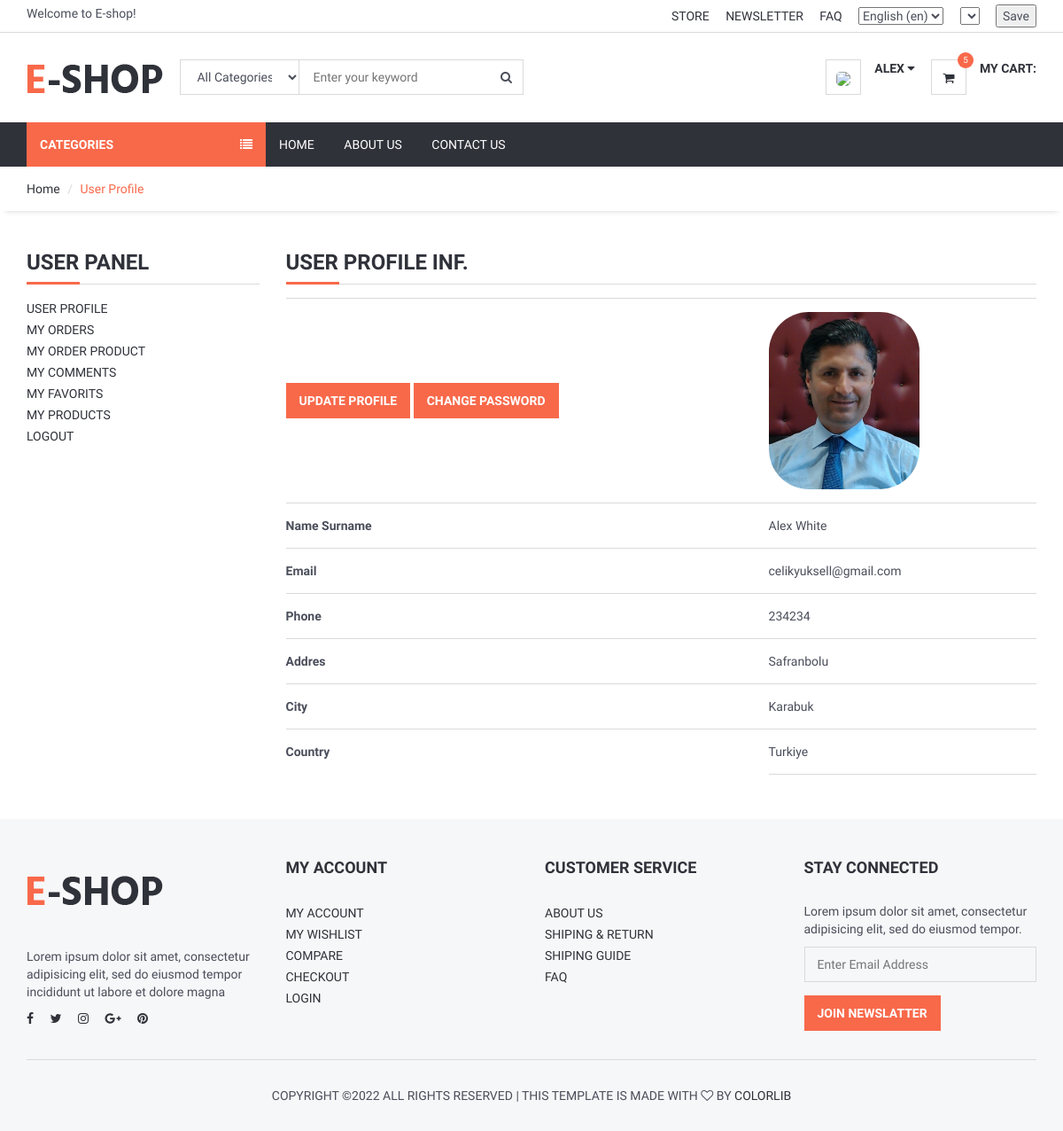
The page /user/ (signed in) on the database its author committed.
### user/models.py (models this page shows, shortened)
class UserProfile(models.Model):
    user = models.OneToOneField(User, on_delete=models.CASCADE)
    phone = models.CharField(blank=True, max_length=20)
    address = models.CharField(blank=True, max_length=150)
    city = models.CharField(blank=True, max_length=20)
    country = models.CharField(blank=True, max_length=50)
    image = models.ImageField(blank=True, upload_to='images/users/')
    language = models.ForeignKey(Language, on_delete=models.CASCADE, null=True,blank=True)
    currency = models.ForeignKey(Currency, on_delete=models.CASCADE, null=True,blank=True)
    def image_tag(self):
        return mark_safe('<img src="{}" height="50"/>'.format(self.image.url))
    image_tag.short_description = 'Image'

### user/views.py (the view)
# urls.py: path('', views.index, name='index'),
@login_required(login_url='/login') # Check login
def index(request):
    current_user = request.user  # Access User Session information
    profile = UserProfile.objects.get(user_id=current_user.id)
    context = {#'category': category,
               'profile':profile}
    return render(request,'user_profile.html',context)

### home/templatetags/myapptags.py (called while the page is built)
@register.simple_tag
def shopcartcount(userid):
    count = ShopCart.objects.filter(user_id=userid).count()
    return count

### user/templates/user_profile.html (shortened to what this page needs)
{% extends 'homebase.html' %}
{% block sidebar %} {% include 'sidebar.html' %} {% endblock %}
{% block body %}
    <div id="breadcrumb">
        <div class="container">
            <ul class="breadcrumb">
                <li><a href="/">Home</a></li>
                <li class="active">User Profile</li>
            </ul>
        </div>
    </div>
    <div class="section">
        <div class="container">
            <div class="row">
                <div class="col-md-3">
                    {% include "user_panel.html" %}
                </div>
                <div class="col-md-9">
                    <div class="billing-details">
                        <div class="section-title">
                            <h3 class="title">User Profile Inf.</h3>
                        </div>
                    </div>
                     <table class="shopping-cart-table table">
                        <tr>
                            <th class="text-left">
                                <a href="/user/update" class="primary-btn">Update Profile</a>
                                <a href="/user/password" class="primary-btn">Change Password</a>
                            </th>
                            <td><img src="{{ profile.image.url }}" style="border-radius: 45px; height: 200px "></td>
                        </tr>
                        <tr>
                            <th class="text-left">Name Surname</th>
                            <td class="text-left">{{ user.first_name}} {{ user.last_name}} </td>
                        </tr>
                        <tr>
                            <th class="text-left">Email</th>
                            <td class="text-left">{{ profile.user.email}}</td>
                        </tr>
                        <tr>
                            <th class="text-left">Phone</th>
                            <td class="text-left">{{ profile.phone}}</td>
                        </tr>
                        <tr>
                            <th class="text-left">Addres</th>
                            <td class="text-left">{{ profile.address}}</td>
                        </tr>
                        <tr>
                            <th class="text-left">City</th>
                            <td class="text-left">{{ profile.city}}</td>
                        </tr>
                        <tr>
                            <th class="text-left">Country</th>
                            <td class="text-left">{{ profile.country}}</td>
                        </tr>
                    </table>
                </div>
            </div>
        </div>
    </div>
{% endblock %}

### home/templates/header.html (shortened to what this page needs)
{% load static %}
{% load i18n %}
{% load currency %}
<header>
    <div id="top-header">
        <div class="container">
            <div class="pull-left">
                <span>{% trans "Welcome to E-shop!" %}</span>
            </div>
            <div class="pull-right">
                <ul class="header-top-links">
                    <li><a href="#">{% trans "Store" %}</a></li>
                    <li><a href="#">{% trans "Newsletter" %}</a></li>
                    <li><a href="{% url 'faq' %}">{% trans "FAQ" %}</a></li>
                    <li class="dropdown default-dropdown">
                        <form action="{% url 'selectlanguage' %}" method="post">{% csrf_token %}
                            <select name="language" onchange="submit()" >
                                {% get_current_language as LANGUAGE_CODE %}
                                {% get_available_languages as LANGUAGES %}
                                {% get_language_info_list for LANGUAGES as languages %}
                                {% for language in languages %}
                                    <option value="{{ language.code }}"{% if language.code == LANGUAGE_CODE %} selected{% endif %}>
                                        {{ language.name_local }} ({{ language.code }})
                                    </option>
                                {% endfor %}
                            </select>
                        </form>
                    </li>
                    <li class="dropdown default-dropdown">
                        <form id="currency_switcher" method="POST" action="{% url 'selectcurrency' %}">
                            <select name="currency" onchange="submit()" >
                            </select>
                        </form>
                    </li>
                    <li class="dropdown default-dropdown">
                        <form id="currency_switcher" method="POST" action="{% url 'savelangcur' %}">
                            <input type="submit" value="Save" />
                        </form>
                    </li>
                </ul>
            </div>
        </div>
    </div>
    <div id="header">
        <div class="container">
            <div class="pull-left">
                <div class="header-logo">
                    <a class="logo" href="{% url 'home' %}">
                        <img src="{% static '' %}img/logo.png" alt="">
                    </a>
                </div>
                <div class="header-search">
                    <form action="/search/" method="post">
                        <input id="query" name="query" class="input search-input" type="text" placeholder="Enter your keyword">
                        <select name="catid"  class="input search-categories">
                            <option value="0">{% trans "All Categories" %}</option>
                        </select>
                        <button class="search-btn"><i class="fa fa-search"></i></button>
                    </form>
                </div>
            </div>
            <div class="pull-right" >
                <ul class="header-btns">
                    <li class="header-account dropdown default-dropdown">
                        {% if user.id is not None %}
                            <div class="dropdown-toggle" role="button" data-toggle="dropdown" aria-expanded="true">
                                <div class="header-btns-icon">
                                    <img src="{{ request.session.userimage }}" style="height: 40px; border-radius: 30%">
                                </div>
                                <strong class="text-uppercase">{{ user.first_name }} <i class="fa fa-caret-down"></i></strong>
                            </div>
                        {% else %}
                            <a href="{% url 'login' %}" class="text-uppercase">Login</a> / <a href="{% url 'signup' %}" class="text-uppercase">Sign Up</a>
                        {% endif %}
                    </li>
                    <li class="header-cart dropdown default-dropdown">
                        <a href="{% url 'shopcart'%}" >
                            <div class="header-btns-icon">
                                <i class="fa fa-shopping-cart"></i>
                                {% load myapptags %}
                                {% shopcartcount user.id as count %}
                                <span class="qty">{{ count }}</span>
                            </div>
                            <strong class="text-uppercase">{% trans "My Cart:" %}</strong>
                            <br>
                        </a>
                    </li>
                </ul>
            </div>
        </div>
    </div>
</header>

### home/static/css/style.css (style rules this page uses)
body { font-family: 'Hind', sans-serif; color: #4A4E5A; overflow-x: hidden; }
h1, h2, h3, h4, h5, h6 { color: #30323A; margin: 0 0 10px; font-weight: 700; }
a { color: #30323A; -webkit-transition: 0.3s color; transition: 0.3s color; }
strong { color: #30323A; }
ul, ol { margin: 0; padding: 0; list-style: none }
.main-btn, .primary-btn { display: inline-block; padding: 10px 15px; text-transform: uppercase; font-weight: 700; border: none; -webkit-transition: 0.3s all; transition: 0.3s all; }
.primary-btn { color: #FFF; background-color: #F8694A; }
.input { width: 100%; height: 40px; padding: 0px 15px; border: none; background-color: transparent; -webkit-box-shadow: 0px 0px 0px 1px #DADADA inset, 0px 0px 0px 5px transparent; box-shadow: 0px 0px 0px 1px #DADADA inset, 0px 0px 0px 5px transparent; -webkit-transition: 0.3s all; transition: 0.3s all; }
.section { padding-top: 30px; padding-bottom: 30px; }
.section-title { position: relative; margin-bottom: 15px; margin-top: 15px; border-bottom: 1px solid #DADADA; }
.section-title .title { display: inline-block; text-transform: uppercase; }
.section-title:after { content: ""; position: absolute; left: 0; bottom: -1.5px; height: 3px; width: 60px; background-color: #F8694A; }
#breadcrumb { -webkit-box-shadow: 0px 6px 6px -6px rgba(0, 0, 0, 0.175); box-shadow: 0px 6px 6px -6px rgba(0, 0, 0, 0.175); }
.breadcrumb { background-color: transparent; border: none; border-radius: 0px; padding: 15px 0px; margin: 0; }
.breadcrumb>.active { color: #F8694A; }
.breadcrumb>li+li:before { color: #DADADA; }
#header { padding-top: 15px; padding-bottom: 15px; }
#top-header { padding-top: 5px; padding-bottom: 5px; border-bottom: 1px solid #DADADA; }
.header-top-links>li { display: inline-block; }
.header-top-links>li+li { margin-left: 15px; }
.header-top-links>li>a { cursor: pointer; text-transform: uppercase; }
.header-logo { display: inline-block; margin-right: 15px; }
.header-logo .logo>img { width: 100%; max-height: 70px; }
.header-search { display: inline-block; padding: 15px 0px; max-width: 400px; }
.header-search>form { position: relative; }
.header-search>form .search-input { padding-left: 150px; padding-right: 45px; }
.header-search>form .search-categories { position: absolute; left: 0px; top: 0px; width: 135px; }
.header-search>form .search-btn { position: absolute; top: 0px; right: 0px; width: 40px; height: 40px; background-color: transparent; border: none; }
.header-btns>li { display: inline-block; vertical-align: top; padding: 15px 0px; }
.header-btns>li+li { margin-left: 15px; }
.header-btns>li .header-btns-icon { position: relative; float: left; margin-right: 15px; width: 40px; height: 40px; line-height: 40px; text-align: center; color: #30323A; background-color: #FFF; border: 1px solid #DADADA; }
.header-btns .dropdown-toggle { display: block; cursor: pointer; }
.header-cart .header-btns-icon .qty { position: absolute; right: -9px; top: -9px; width: 18px; height: 18px; line-height: 18px; text-align: center; font-size: 10px; background: #F8694A; color: #FFF; border-radius: 50%; }
.shopping-cart-table>tbody>tr>td, .shopping-cart-table>tbody>tr>th, .shopping-cart-table>tfoot>tr>td, .shopping-cart-table>tfoot>tr>th, .shopping-cart-table>thead>tr>td, .shopping-cart-table>thead>tr>th { padding: 15px 0px; vertical-align: middle; border-top: 1px solid #DADADA; }
.shopping-cart-table>tbody>tr:last-child>td { border-bottom: 1px solid #DADADA; }

### rows shown on the page
UserProfile: image (picture), user.email "celikyuksell@gmail.com", phone "234234", address "Safranbolu", city "Karabuk", country "Turkiye"

### other values the page prints
{{ user.first_name }} "ALEX"
{{ count }} "5"
{{ user.first_name }} "Alex"
{{ user.last_name }} "White"
form field language "English (en)"
